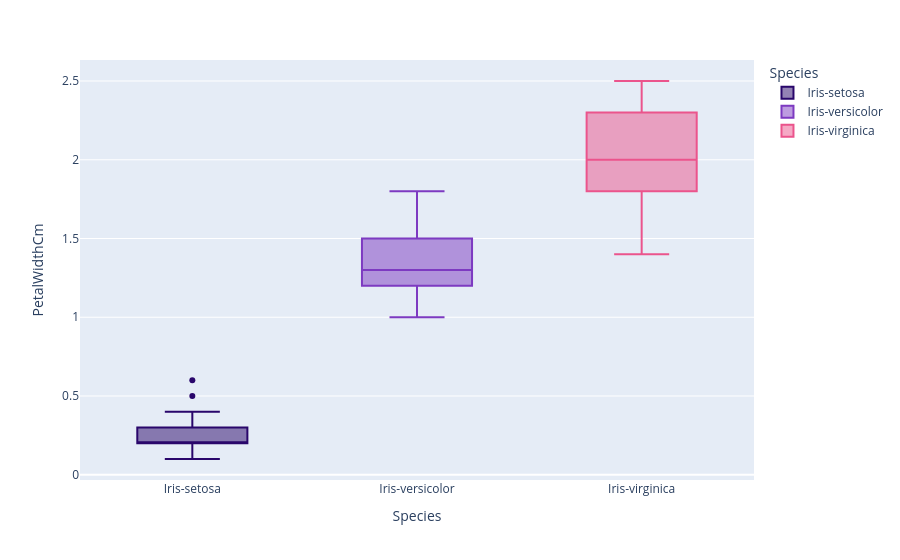

This figure's notebook cell:
### Markdown cell above
##### Petal-Width

### Code cell
fig = px.box(data_frame=iris, x='Species',y='PetalWidthCm',color='Species',color_discrete_sequence=['#29066B','#7D3AC1','#EB548C'],orientation='v')
fig.show()

### Figure 1 — Plotly figure (JSON) as saved in the notebook; plotly's stock layout.template omitted (floating-point values rounded to 4 significant figures)
{"data": [{"alignmentgroup": "True", "hovertemplate": "Species=%{x}<br>PetalWidthCm=%{y}<extra></extra>", "legendgroup": "Iris-setosa", "marker": {"color": "#29066B"}, "name": "Iris-setosa", "notched": false, "offsetgroup": "Iris-setosa", "orientation": "v", "showlegend": true, "type": "box", "x": ["Iris-setosa", "Iris-setosa", "Iris-setosa", "Iris-setosa", "Iris-setosa", "Iris-setosa", "Iris-setosa", "Iris-setosa", "Iris-setosa", "Iris-setosa", "Iris-setosa", "Iris-setosa", "Iris-setosa", "Iris-setosa", "Iris-setosa", "Iris-setosa", "Iris-setosa", "Iris-setosa", "Iris-setosa", "Iris-setosa", "Iris-setosa", "Iris-setosa", "Iris-setosa", "Iris-setosa", "Iris-setosa", "Iris-setosa", "Iris-setosa", "Iris-setosa", "Iris-setosa", "Iris-setosa", "Iris-setosa", "Iris-setosa", "Iris-setosa", "Iris-setosa", "Iris-setosa", "Iris-setosa", "Iris-setosa", "Iris-setosa", "Iris-setosa", "Iris-setosa", "Iris-setosa", "Iris-setosa", "Iris-setosa", "Iris-setosa", "Iris-setosa", "Iris-setosa", "Iris-setosa", "Iris-setosa", "Iris-setosa", "Iris-setosa"], "x0": " ", "xaxis": "x", "y": [0.2, 0.2, 0.2, 0.2, 0.2, 0.4, 0.3, 0.2, 0.2, 0.1, 0.2, 0.2, 0.1, 0.1, 0.2, 0.4, 0.4, 0.3, 0.3, 0.3, 0.2, 0.4, 0.2, 0.5, 0.2, 0.2, 0.4, 0.2, 0.2, 0.2, 0.2, 0.4, 0.1, 0.2, 0.1, 0.2, 0.2, 0.1, 0.2, 0.2, 0.3, 0.3, 0.2, 0.6, 0.4, 0.3, 0.2, 0.2, 0.2, 0.2], "y0": " ", "yaxis": "y"}, {"alignmentgroup": "True", "hovertemplate": "Species=%{x}<br>PetalWidthCm=%{y}<extra></extra>", "legendgroup": "Iris-versicolor", "marker": {"color": "#7D3AC1"}, "name": "Iris-versicolor", "notched": false, "offsetgroup": "Iris-versicolor", "orientation": "v", "showlegend": true, "type": "box", "x": ["Iris-versicolor", "Iris-versicolor", "Iris-versicolor", "Iris-versicolor", "Iris-versicolor", "Iris-versicolor", "Iris-versicolor", "Iris-versicolor", "Iris-versicolor", "Iris-versicolor", "Iris-versicolor", "Iris-versicolor", "Iris-versicolor", "Iris-versicolor", "Iris-versicolor", "Iris-versicolor", "Iris-versicolor", "Iris-versicolor", "Iris-versicolor", "Iris-versicolor", "Iris-versicolor", "Iris-versicolor", "Iris-versicolor", "Iris-versicolor", "Iris-versicolor", "Iris-versicolor", "Iris-versicolor", "Iris-versicolor", "Iris-versicolor", "Iris-versicolor", "Iris-versicolor", "Iris-versicolor", "Iris-versicolor", "Iris-versicolor", "Iris-versicolor", "Iris-versicolor", "Iris-versicolor", "Iris-versicolor", "Iris-versicolor", "Iris-versicolor", "Iris-versicolor", "Iris-versicolor", "Iris-versicolor", "Iris-versicolor", "Iris-versicolor", "Iris-versicolor", "Iris-versicolor", "Iris-versicolor", "Iris-versicolor", "Iris-versicolor"], "x0": " ", "xaxis": "x", "y": [1.4, 1.5, 1.5, 1.3, 1.5, 1.3, 1.6, 1.0, 1.3, 1.4, 1.0, 1.5, 1.0, 1.4, 1.3, 1.4, 1.5, 1.0, 1.5, 1.1, 1.8, 1.3, 1.5, 1.2, 1.3, 1.4, 1.4, 1.7, 1.5, 1.0, 1.1, 1.0, 1.2, 1.6, 1.5, 1.6, 1.5, 1.3, 1.3, 1.3, 1.2, 1.4, 1.2, 1.0, 1.3, 1.2, 1.3, 1.3, 1.1, 1.3], "y0": " ", "yaxis": "y"}, {"alignmentgroup": "True", "hovertemplate": "Species=%{x}<br>PetalWidthCm=%{y}<extra></extra>", "legendgroup": "Iris-virginica", "marker": {"color": "#EB548C"}, "name": "Iris-virginica", "notched": false, "offsetgroup": "Iris-virginica", "orientation": "v", "showlegend": true, "type": "box", "x": ["Iris-virginica", "Iris-virginica", "Iris-virginica", "Iris-virginica", "Iris-virginica", "Iris-virginica", "Iris-virginica", "Iris-virginica", "Iris-virginica", "Iris-virginica", "Iris-virginica", "Iris-virginica", "Iris-virginica", "Iris-virginica", "Iris-virginica", "Iris-virginica", "Iris-virginica", "Iris-virginica", "Iris-virginica", "Iris-virginica", "Iris-virginica", "Iris-virginica", "Iris-virginica", "Iris-virginica", "Iris-virginica", "Iris-virginica", "Iris-virginica", "Iris-virginica", "Iris-virginica", "Iris-virginica", "Iris-virginica", "Iris-virginica", "Iris-virginica", "Iris-virginica", "Iris-virginica", "Iris-virginica", "Iris-virginica", "Iris-virginica", "Iris-virginica", "Iris-virginica", "Iris-virginica", "Iris-virginica", "Iris-virginica", "Iris-virginica", "Iris-virginica", "Iris-virginica", "Iris-virginica", "Iris-virginica", "Iris-virginica", "Iris-virginica"], "x0": " ", "xaxis": "x", "y": [2.5, 1.9, 2.1, 1.8, 2.2, 2.1, 1.7, 1.8, 1.8, 2.5, 2.0, 1.9, 2.1, 2.0, 2.4, 2.3, 1.8, 2.2, 2.3, 1.5, 2.3, 2.0, 2.0, 1.8, 2.1, 1.8, 1.8, 1.8, 2.1, 1.6, 1.9, 2.0, 2.2, 1.5, 1.4, 2.3, 2.4, 1.8, 1.8, 2.1, 2.4, 2.3, 1.9, 2.3, 2.5, 2.3, 1.9, 2.0, 2.3, 1.8], "y0": " ", "yaxis": "y"}], "layout": {"boxmode": "overlay", "legend": {"title": {"text": "Species"}, "tracegroupgap": 0}, "margin": {"t": 60}, "xaxis": {"anchor": "y", "categoryarray": ["Iris-setosa", "Iris-versicolor", "Iris-virginica"], "categoryorder": "array", "domain": [0, 1], "title": {"text": "Species"}}, "yaxis": {"anchor": "x", "domain": [0, 1], "title": {"text": "PetalWidthCm"}}}}
